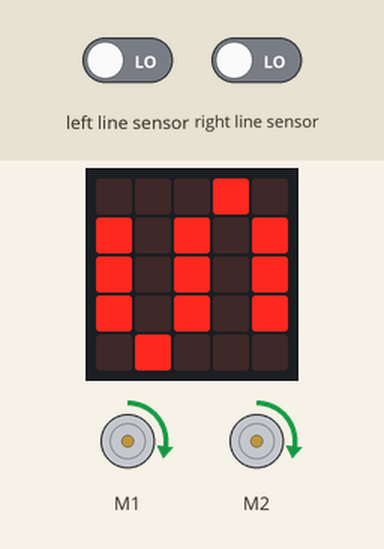
The program below on a simulated BBC micro:bit (MakeCode). On the bench: the board's 5×5 LED display, 2 × DC motor (green arrow = forward, orange = backward, longer = faster). Inputs (shaded band) come from the test bench; at power-on: left line sensor LOW, right line sensor LOW. Random numbers come from a fixed seed.

Above: at 1.6 s.
1.7 s: left line sensor driven HIGH and right line sensor driven HIGH
At 2.06 s:
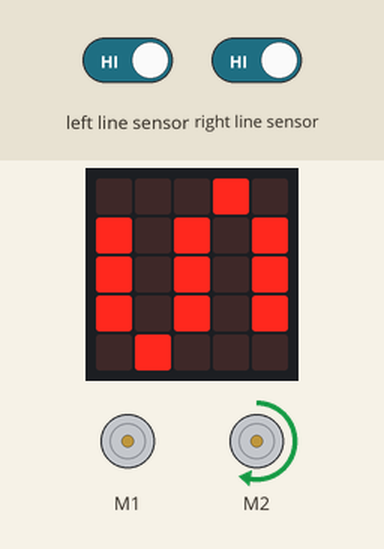
At 2.9 s:
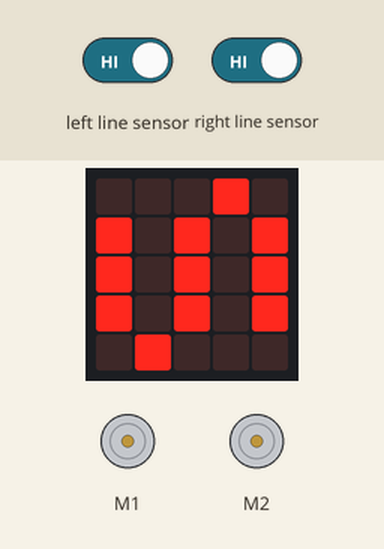
4.6 s: left line sensor driven LOW
6.4 s: left line sensor driven HIGH
At 6.55 s:
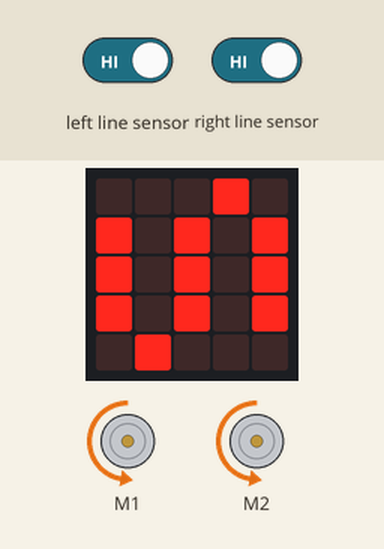
9.4 s: right line sensor driven LOW
Timing chart, 0 to 12.4 s (numbered marks = the images above; inputs shaded):
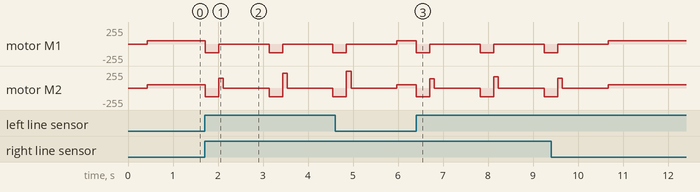

Measured:
- after the input at 1.7 s, motor M1: alternates backward 128/255 for 0.30 s and stopped for 1.1 s, starting at once; motor M2: forward 51/255 → backward 128/255 at once, → forward 148/255 0.30 s later, → stopped 0.10 s later, → backward 128/255 1.0 s later, … (7 changes in this stretch)
- after the input at 6.4 s, motor M1: alternates backward 128/255 for 0.30 s and stopped for 1.1 s, starting at once; motor M2: forward 51/255 → backward 128/255 at once, → forward 138/255 0.30 s later, → stopped 0.10 s later, → backward 128/255 1.0 s later, … (7 changes in this stretch)

The program:

main.ts
```typescript
basic.showLeds(`
    . . . # .
    # . # . #
    # . # . #
    # . # . #
    . # . . .
    `)
basic.forever(function () {
    if (!(cuteBot.tracking(cuteBot.TrackingState.L_R_line))) {
        cuteBot.motors(20, 20)
    } else {
        cuteBot.motors(-50, -50)
        basic.pause(300)
        cuteBot.motors(0, randint(50, 100))
        basic.pause(100)
        cuteBot.motors(0, 0)
        basic.pause(1000)
    }
})
```

test.ts
```typescript
// tests gaan hier; deze zal niet worden gecompileerd wanneer dit pakket wordt gebruikt als extensie.
```
